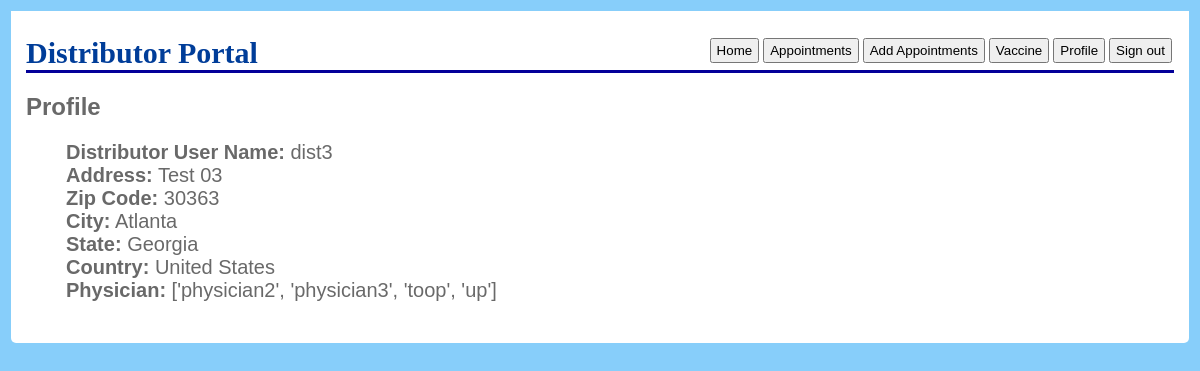
Screenshot of /user/distributor/profile (signed in) with the database file from the repository.
### user/models.py (models this page shows, shortened)
class Distributor(models.Model):
    user = models.OneToOneField(Account, on_delete=models.CASCADE, default=None)
    last_update = models.DateField(default='2021-04-10')
    registration_date = models.DateField(default='2021-04-10')
    update_count = models.IntegerField(default=0)

class Account(AbstractUser):
    is_patient = models.BooleanField(default=False)
    is_physician = models.BooleanField(default=False)
    is_distributor = models.BooleanField(default=False)
    address_line = models.CharField(max_length=256)
    zip_code = models.CharField(max_length=12)
    city = models.CharField(max_length=256)
    state = models.CharField(max_length=256)
    country = models.CharField(max_length=256)

### user/views.py (the view)
# urls.py: path('distributor/profile', DistributorProfileView.as_view(), name='distributor_profile'),
@method_decorator([login_required, distributor_required], name='dispatch')
class DistributorProfileView(ListView):
    model = Distributor
    template_name = 'user/distributor_profile.html'
    def get_queryset(self):
        distributor_query = Distributor.objects.get(user=self.request.user)
        physician_query = Physician.objects.filter(distributor=distributor_query)
        physician_name = [_.user.username for _ in physician_query]
        distributor_query.physician = property(physician_name)
        return distributor_query

### user/templates/user/distributor_profile.html (shortened to what this page needs)
<!DOCTYPE html>
<html lang="en">
<head>
</head>
<body>
    <div id="main">
        <h1>
            Distributor Portal
            <button onClick="window.location='/user/logout';" type="button">Sign out</button>
            <button onClick="window.location='/user/distributor/profile';" type="button">Profile</button>
            <button onClick="window.location='/user/distributor/vaccine';" type="button">Vaccine</button>
            <button onClick="window.location='/user/distributor/appointments/add';" type="button">Add Appointments</button>
            <button onClick="window.location='/user/distributor/appointments';" type="button">Appointments</button>
            <button onClick="window.location='/user/distributor';" type="button">Home</button>
        </h1>
        <h2>
            Profile
        </h2>
            <ul>
                <li><b>Distributor User Name:</b> {{ object_list.user.username }}</li>
                <li><b>Address:</b> {{ object_list.user.address_line}}</li>
                <li><b>Zip Code:</b> {{ object_list.user.zip_code}}</li>
                <li><b>City:</b> {{ object_list.user.city}}</li>
                <li><b>State:</b> {{ object_list.user.state}}</li>
                <li><b>Country:</b> {{ object_list.user.country}}</li>
                <li><b>Physician:</b> {{ object_list.physician.fget}}</li>
            </ul>
    </div>
</body>
</html>

### user/templates/user/distributor_profile.html (style rules this page uses)
body { background-image: url("https://blog.saleslayer.com/hubfs/distribution-policy.jpg"); background-size: 100%; }
body { font-family: "Trebuchet MS", Verdana, sans-serif; font-size: 16px; background-color: lightskyblue; color: #696969; padding: 3px; }
#main { padding: 5px; padding-left: 15px; padding-right: 15px; padding-bottom: 25px; background-color: #ffffff; border-radius: 0 0 5px 5px; }
h1 { font-family: Georgia, serif; border-bottom: 3px solid #030099; color: #003d99; font-size: 30px; }
button { float: right; padding: 3px; padding-left: 5px; padding-right: 5px; margin: 2px; }
li { list-style-type: none; margin: 0; padding: 0; font-size: 20px; }

### rows the page displays
Distributor: user.username "dist3", user.address_line "Test 03", user.zip_code "30363", user.city "Atlanta", user.state "Georgia", user.country "United States", physician.fget "['physician2', 'physician3', 'toop', 'up']"
